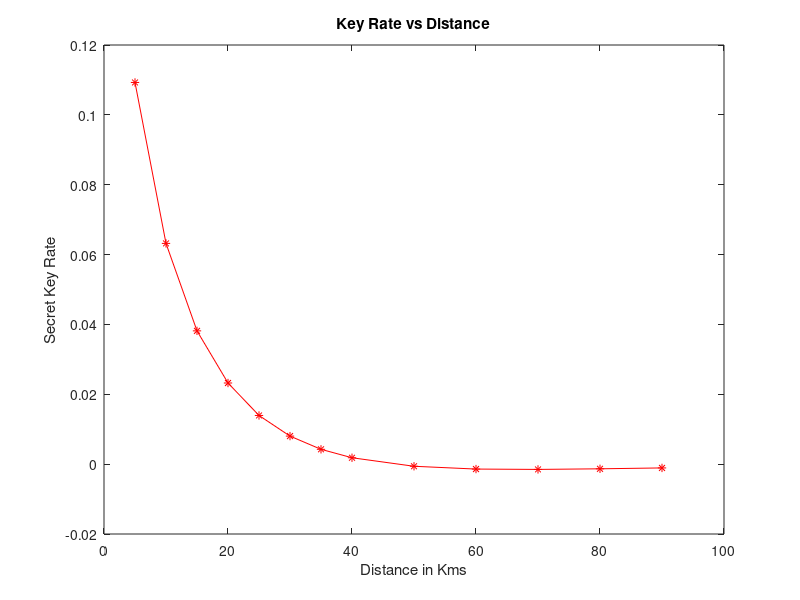
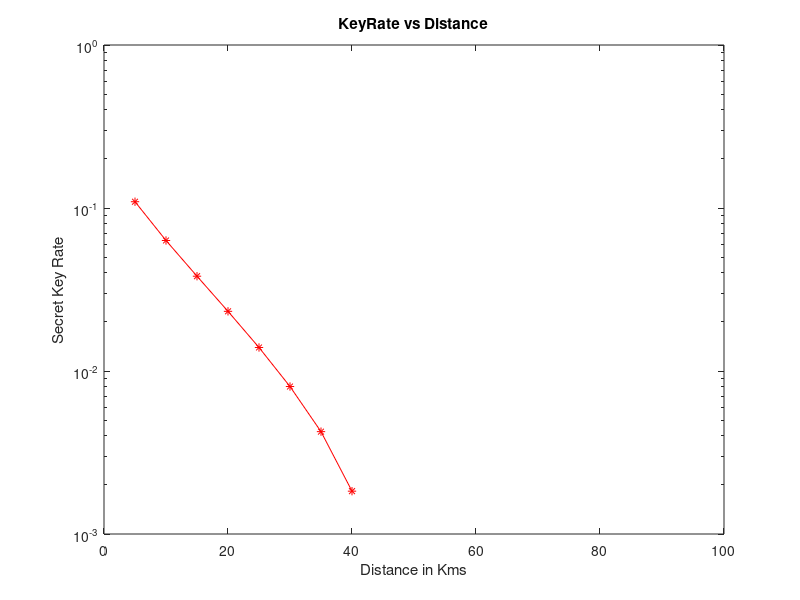
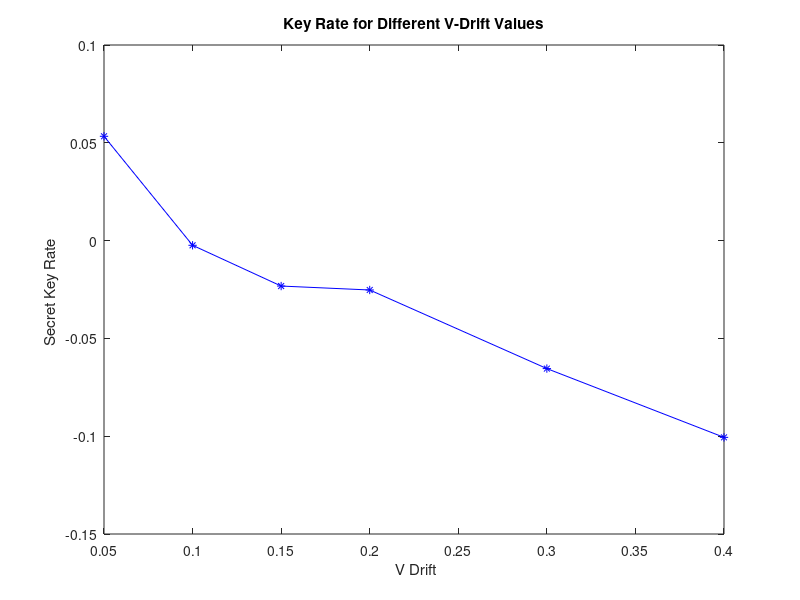
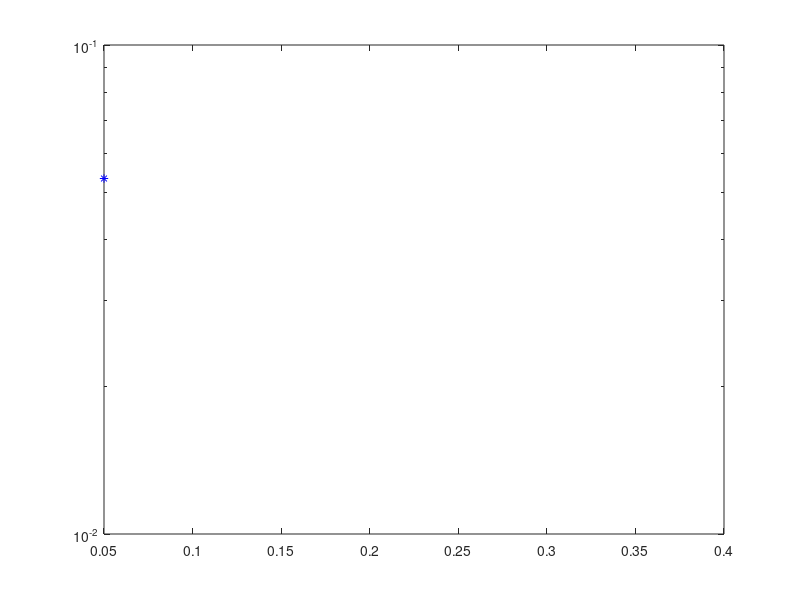

The MATLAB source for these figures, in order:

distance = [ 5, 10, 15, 20,25, 30,35, 40, 50, 60, 70, 80, 90];

key_rate_dist = [0.10927659948504431,0.06319907549128939,0.03815888108446125, 0.02323232049223578,0.013939469052777403,0.00803054604586892,0.00424595484578702,0.001831543731746585, -0.0006073892817226034, -0.0014084576616961789,  -0.0015081860706546435,-0.0013342522167625326,-0.0010810541423993004];

v_drift = [ 0.05,0.1,0.15,0.2,0.3,0.4];

key_rate_drift = [0.05332908328699895,-0.00239768109301014, -0.02323232049223578, -0.025246803842804033, -0.06543188529078703,-0.10059328402311385
];

figure

plot( distance,key_rate_dist, 'r-*');
title( 'Key Rate vs Distance');
xlabel ( ' Distance in Kms ' );
ylabel ('Secret Key Rate');

figure
semilogy( distance, key_rate_dist, 'r-*');
title ( ' KeyRate vs Distance ');
xlabel('Distance in Kms');
ylabel('Secret Key Rate');

figure
plot( v_drift,key_rate_drift , 'b-*');
title( 'Key Rate for Different V-Drift Values');
xlabel ( ' V Drift');
ylabel ('Secret Key Rate ');

figure

semilogy( v_drift,key_rate_drift , 'b-*');




